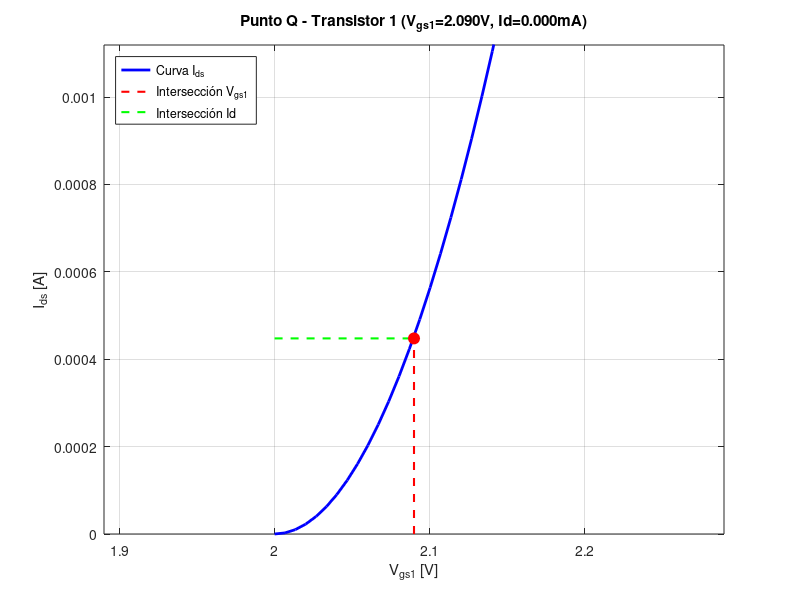
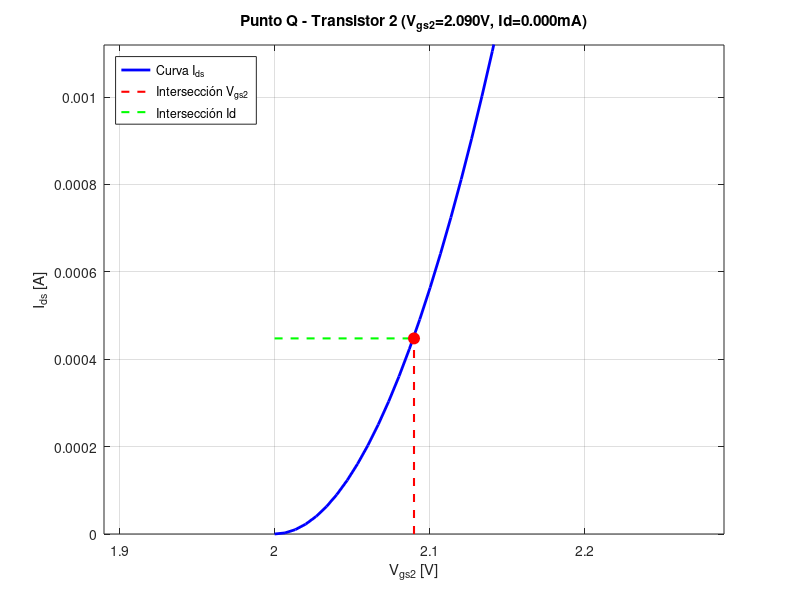
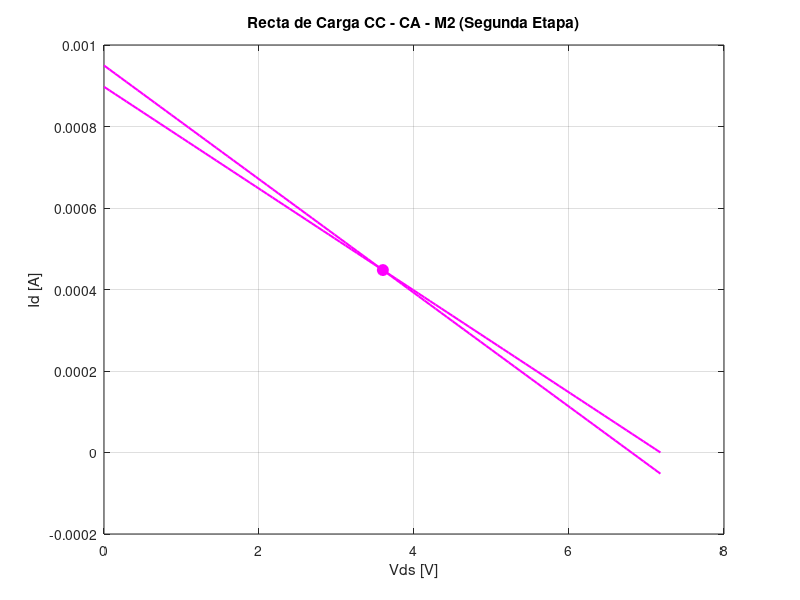
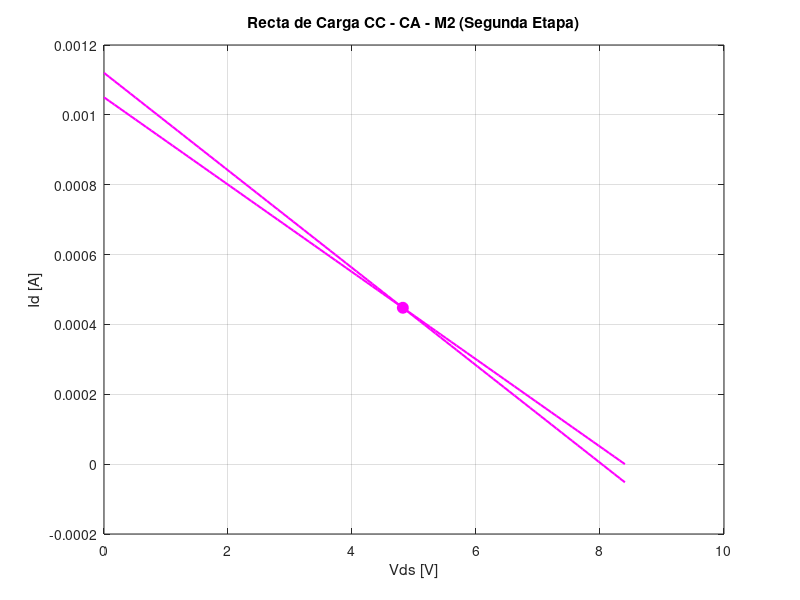

Here is the MATLAB script that generated these plots, in order:
clear all; close all; clc;

K   = 0.056;  % Constante del MOSFET [A/V^2]
Vt  = 2;         % Tensión de umbral [V]
Vdd = 12;        % Tensión de alimentación [V]
Rg1 = 2000000;   % 2 MΩ
Rg2 = 1000000;   % 1 MΩ
Rd  = 1500;      % 1.5 kΩ

Vg1 = (Vdd * Rg2) / (Rg1 + Rg2);  % Vg1 = 4 V


% Rangos de búsqueda para Vp y Rs
v_Vp = 0:0.25:12;       % Rango de Vp [V]
v_Rs = 100:200:10000;    % Rango de Rs [Ω]

mejor_error = inf;
puntos_optimos = [];

% Bucle de iteración
for Vp = v_Vp
    for Rs = v_Rs

        % Definición del sistema de ecuaciones: x = [Ids, Vgs1, Vgs2, Vds1, Vds2]
        sistema = @(x) [
            x(1) - K * (x(2) - Vt)^2;                                % Ecuación 1: Ids1
            x(1) - K * (x(3) - Vt)^2;                                % Ecuación 2: Ids2
            x(2) - (Vg1 - (x(5) - x(1)*Rs));                         % Ecuación 3: Vgs1 = Vg1 - Vd2
            x(3) - (Vp - x(1)*Rs);                                   % Ecuación 4: Vgs2 = Vp - Vs2
            Vdd - x(1)*(Rd + Rs) - x(4) - x(5)                      % Ecuación 5: Malla Vdd
        ];

        % Semilla / Valor inicial de prueba [Ids, Vgs1, Vgs2, Vds1, Vds2]
        x0 = [0.001, 3, 3, 4, 3];

        % Opciones del resolvedor para silenciar mensajes en consola
        options = optimset('Display', 'off');

        % Resolver el sistema de ecuaciones
        [x, fval, info] = fsolve(sistema, x0, options);

        % Desempaquetar resultados
        Ids  = x(1);
        Vgs1 = x(2);
        Vgs2 = x(3);
        Vds1 = x(4);
        Vds2 = x(5);

        % Validar que la solución sea físicamente válida y opere en saturación:
        % 1. Corriente positiva
        % 2. Ambos MOSFETs por encima del umbral (Vgs > Vt)
        % 3. Ambos MOSFETs en región de saturación (Vds >= Vgs - Vt)
        if (info == 1) && (Ids > 0) && (Vgs1 > Vt) && (Vgs2 > Vt) && ...
           (Vds1 >= (Vgs1 - Vt)) && (Vds2 >= (Vgs2 - Vt))

            % Tensión óptima ideal para Máxima Excursión Simétrica en Vds1
            %Vds1_opt = (Vdd - Ids*(Rd + Rs) - Vds2) / 2;
            %Vds1_opt = Vdd/2;
            Vds1_opt = (Vdd-Vds2)/2;

            % Error respecto a la máxima excursión
            error_excursion = abs(Vds1 - Vds1_opt);

            % Guardar la combinación con menor error
            if error_excursion < mejor_error
                mejor_error = error_excursion; %actualiza el mejor error
                puntos_optimos = [Vp, Rs, Ids, Vgs1, Vgs2, Vds1, Vds2, Vds1_opt];
            endif
        endif

    endfor
endfor

% =========================================================================
% MOSTRAR RESULTADOS EN PANTALLA
% =========================================================================
if !isempty(puntos_optimos)
    fprintf('\n=== RESULTADOS MÁXIMA EXCURSIÓN SIMÉTRICA ETAPA 2 ===\n');
    fprintf('Vp óptimo : %.3f V\n', puntos_optimos(1));
    fprintf('Rs óptimo : %.2f Ohm\n', puntos_optimos(2));
    fprintf('--------------------------------------------\n');
    fprintf('Ids  : %.4f mA \n', puntos_optimos(3)*1000);
    fprintf('Vgs1 : %.3f V\n', puntos_optimos(4));
    fprintf('Vgs2 : %.3f V\n', puntos_optimos(5));
    fprintf('Vds1 : %.3f V (Punto de operación)\n', puntos_optimos(6));
    fprintf('Vds2 : %.3f V\n', puntos_optimos(7));
    fprintf('Vds1_optimo (Mitad de rama): %.3f V\n', puntos_optimos(8));
    fprintf('Error en excursión: %.6f V\n', mejor_error);
else
    fprintf('No se encontró una solución válida dentro de los rangos especificados.\n');
endif

% Valores óptimos encontrados para Máxima Excursión Simétrica
Vp_opt = puntos_optimos(1);   % [V]
Rs_opt = puntos_optimos(2);  % [Ohm]

sistema = @(x) [
    x(1) - K * (x(2) - Vt)^2;         % Ids - K*(Vgs1-Vt)^2 = 0
    x(1) - K * (x(3) - Vt)^2;         % Ids - K*(Vgs2-Vt)^2 = 0
    x(2) - (Vg1 - (x(5) - x(1)*Rs_opt)); % Vgs1 = Vg1 - Vd2
    x(3) - (Vp_opt - x(1)*Rs_opt);    % Vgs2 = Vp - Vs2
    Vdd - x(1)*(Rd + Rs_opt) - x(4) - x(5) % Malla Vdd
];

x0 = [0.002, 2.5, 2.5, 3.0, 4.0];
[x, ~, info] = fsolve(sistema, x0);

if info == 1
    Ids_q  = x(1);  % Corriente en Amperios
    Vgs1_q = x(2);
    Vgs2_q = x(3);
    Vds1_q = x(4);
    Vds2_q = x(5);
else
    error('El sistema no convergió con los valores óptimos provistos.');
endif

gm1 = 2*K*(Vgs1_q-Vt);
gm2 = 2*K*(Vgs2_q-Vt);

% =========================================================================
% 3. CÁLKULO E IMPRESIÓN DE LOS PARÁMETROS FINALES DE CADA TRANSISTOR
% =========================================================================
fprintf('\n======================================================\n');
fprintf('  PARÁMETROS OPERATIVOS FINALES (PUNTO Q) DE LOS MOSFETs \n');
fprintf('======================================================\n');
fprintf(' Parámetros de entrada seleccionados:\n');
fprintf('   Vp = %.2f V\n', Vp_opt);
fprintf('   Rs = %.2f Ohm\n', Rs_opt);
fprintf('------------------------------------------------------\n');
fprintf(' TRANSISTOR 1 (M1):\n');
fprintf('   Id1  = %.4f mA\n', Ids_q*1000);
fprintf('   Vgs1 = %.3f V\n', Vgs1_q);
fprintf('   Vds1 = %.3f V\n', Vds1_q);
fprintf('   gm1 = %.3f mS\n', gm1*1000);
fprintf('------------------------------------------------------\n');
fprintf(' TRANSISTOR 2 (M2):\n');
fprintf('   Id2  = %.4f mA\n', Ids_q*1000);
fprintf('   Vgs2 = %.3f V\n', Vgs2_q);
fprintf('   Vds2 = %.3f V\n', Vds2_q);
fprintf('   gm2 = %.3f mS\n', gm2*1000);
fprintf('======================================================\n\n');

% Vector para graficar la parábola característica
Vgs_vec = linspace(Vt, Vt + 2, 300);
Ids_vec = K * (Vgs_vec - Vt) .^ 2;

% --- Gráfica Transistor 1 ---
figure(1);
plot(Vgs_vec, Ids_vec, 'b-', 'LineWidth', 2);
hold on;
line([Vgs1_q Vgs1_q], [0 Ids_q], 'Color', 'r', 'LineStyle', '--', 'LineWidth', 1.5);
line([Vt Vgs1_q], [Ids_q Ids_q], 'Color', 'g', 'LineStyle', '--', 'LineWidth', 1.5);
plot(Vgs1_q, Ids_q, 'ro', 'MarkerSize', 8, 'MarkerFaceColor', 'r');

% --- LÍMITES DE LOS EJES (Rango Reducido) ---
xlim([Vgs1_q - 0.2, Vgs1_q + 0.2]);   % Rango X centrado en Vgs1_q (ej. ±0.2V)
ylim([0, Ids_q * 2.5]);                % Rango Y desde 0 hasta un poco más del Id de reposo

grid on;
xlabel('V_{gs1} [V]');
ylabel('I_{ds} [A]');
title(sprintf('Punto Q - Transistor 1 (V_{gs1}=%.3fV, Id=%.3fmA)', Vgs1_q, Ids_q));
legend('Curva I_{ds}', 'Intersección V_{gs1}', 'Intersección Id', 'Location', 'northwest');
hold off;

% --- Gráfica Transistor 2 ---
figure(2);
plot(Vgs_vec, Ids_vec, 'b-', 'LineWidth', 2);
hold on;
line([Vgs2_q Vgs2_q], [0 Ids_q], 'Color', 'r', 'LineStyle', '--', 'LineWidth', 1.5);
line([Vt Vgs2_q], [Ids_q Ids_q], 'Color', 'g', 'LineStyle', '--', 'LineWidth', 1.5);
plot(Vgs2_q, Ids_q, 'ro', 'MarkerSize', 8, 'MarkerFaceColor', 'r');

% --- LÍMITES DE LOS EJES (Rango Reducido) ---
xlim([Vgs2_q - 0.2, Vgs2_q + 0.2]);   % Rango X centrado en Vgs2_q
ylim([0, Ids_q * 2.5]);                % Rango Y adaptado a la corriente de reposo

grid on;
xlabel('V_{gs2} [V]');
ylabel('I_{ds} [A]');
title(sprintf('Punto Q - Transistor 2 (V_{gs2}=%.3fV, Id=%.3fmA)', Vgs2_q, Ids_q));
legend('Curva I_{ds}', 'Intersección V_{gs2}', 'Intersección Id', 'Location', 'northwest');
hold off;

Rl = 1200;

figure(3);

Vds_1 = linspace(0, Vdd-Vds2_q, 100);
Ids_1 = (Vdd-Vds2_q)/(Rd+Rs_opt) - Vds_1/(Rd+Rs_opt);
Rca1  = Rs_opt + 1/(1/Rl+1/Rd);
ids_1 = Ids_q + (Vds1_q-Vds_1)/Rca1;

plot(Vds_1, Ids_1, 'm', 'LineWidth', 1.5);
hold on;
plot(Vds_1, ids_1, 'm', 'LineWidth', 1.5);
hold on;
plot(Vds1_q, Ids_q, 'mo', 'markersize', 8, 'markerfacecolor', 'm');
title('Recta de Carga CC - CA - M2 (Segunda Etapa)');
xlabel('Vds [V]'); ylabel('Id [A]');
grid on;
hold off;

figure(4);

Vds_2 = linspace(0, Vdd-Vds1_q, 100);
Ids_2 = (Vdd-Vds1_q)/(Rd+Rs_opt) - Vds_2/(Rd+Rs_opt);
Rca2  = Rs_opt + 1/(1/Rl+1/Rd);
ids_2 = Ids_q + (Vds2_q-Vds_2)/Rca1;

plot(Vds_2, Ids_2, 'm', 'LineWidth', 1.5);
hold on;
plot(Vds_2, ids_2, 'm', 'LineWidth', 1.5);
hold on;
plot(Vds2_q, Ids_q, 'mo', 'markersize', 8, 'markerfacecolor', 'm');
title('Recta de Carga CC - CA - M2 (Segunda Etapa)');
xlabel('Vds [V]'); ylabel('Id [A]');
grid on;
hold off;

disp('-- IMPEDANCIAS --');
rds = 7.5;
mu1 = gm1*rds
mu2 = gm2*rds
Rl = 1000;

Raux1 = rds+rds*(mu1+1)+Rs_opt*(mu1+1)*(mu2+1);
Zout = 1/(1/Rd+1/Raux1)

Raux2 = rds+Rs_opt/(mu2+1);
Raux3 = (rds+1/(1/Rd+1/Rl))*(mu1+1);
Zin = 1/(1/Raux2+1/Raux3)
